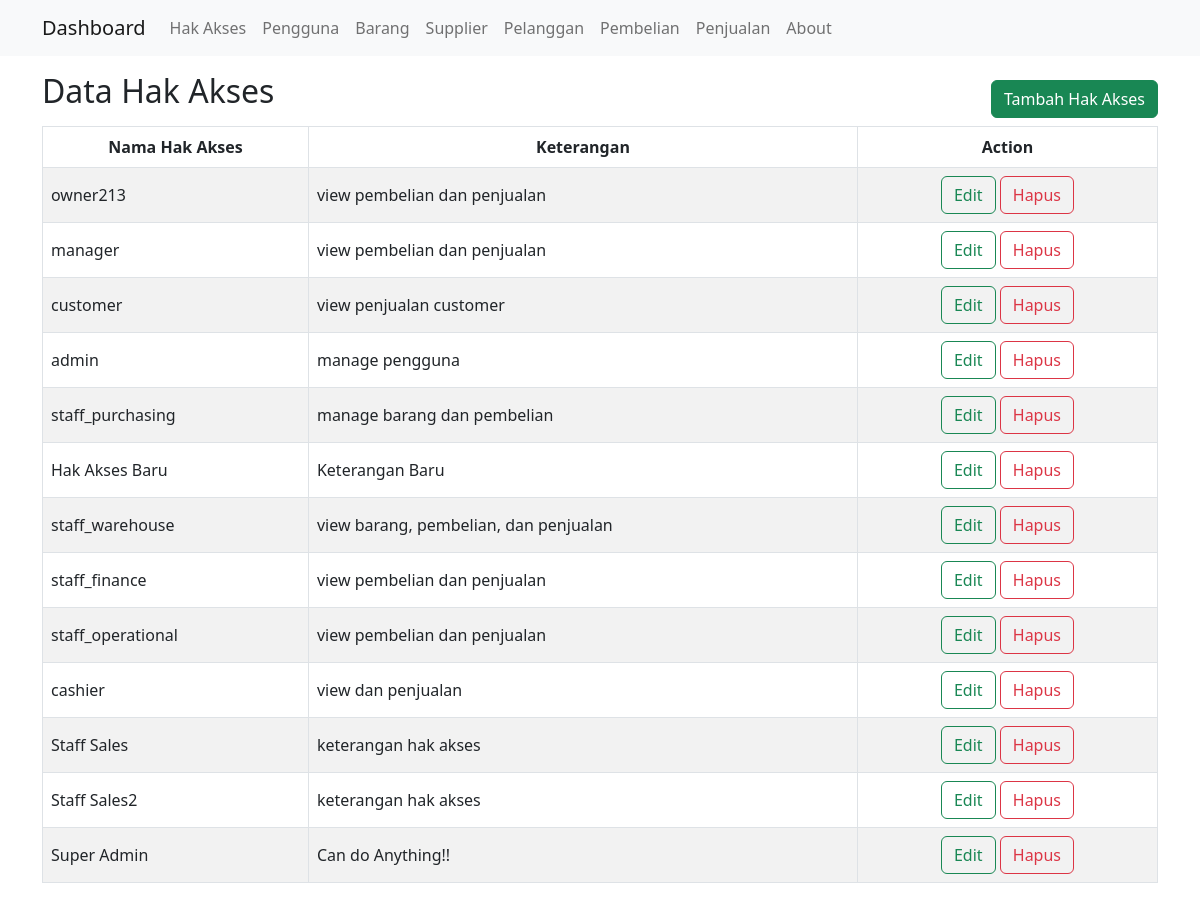
/public/hakakses, run on the app's committed database.
### tables this page shows
CREATE TABLE `hak_akses` (
  `id_akses` int(11) NOT NULL,
  `nama_akses` varchar(100) DEFAULT NULL,
  `keterangan` varchar(255) DEFAULT NULL
);

### app/core/Controller.php (called while the page is built, shortened)
<?php
class Controller{
    public function view($view, $data = [])
    {
        require_once '../app/views/' . $view . '.php';
    }
    public function model($model)
    {
        return new $model;
    }
}

### app/controllers/HakAkses.php (called while the page is built, shortened)
<?php
    class HakAkses extends Controller {
    public function index(){
        $data['title'] = 'Data Hak Akses';
        $data['hakakses'] = $this->model('HakAksesModel')->getAllHakAkses();
        $this->view('hakakses/index', $data);
    }
}

### app/core/App.php (called while the page is built, shortened)
<?php
class App{
 protected $method = 'index';
 protected $params = [];
 public function __construct(){
    $this->controller = new $this->controller;
    call_user_func_array([$this->controller, $this->method], $this->params);
  }
}

### public/index.php (called while the page is built, shortened)
<?php
$app = new App;

### app/core/Database.php (called while the page is built, shortened)
<?php
  class Database{
    private $host = DB_HOST;
    private $user = DB_USER;
    private $pass = DB_PASS;
    private $dbnm = DB_NAME;
    private $dbh;
    private $stmt;
    public function __construct()
    {
      $dsn = 'mysql:host='. $this->host .';dbname='. $this->dbnm;
      $option = [
        PDO::ATTR_PERSISTENT => true,
        PDO::ATTR_ERRMODE => PDO::ERRMODE_EXCEPTION
      ];
      try{
        $this->dbh = new PDO($dsn,$this->user,$this->pass, $option);
      }catch(PDOException $e){
        die($e->getMessage());
      }
    }
    public function query($query)
    {
      $this->stmt = $this->dbh->prepare($query);
    }
    public function execute()
    {
      $this->stmt->execute();
    }
    public function resultSet()
    {
      $this->execute();
      return $this->stmt->fetchAll(PDO::FETCH_ASSOC);
    }
  }

### app/models/HakAksesModel.php (called while the page is built, shortened)
<?php
   class HakAksesModel {
      private $table = 'hak_akses';
      private $db;
      public function __construct()
      {
         $this->db = new Database;
      }
      public function getAllHakAkses()
      {
         $this->db->query('SELECT * FROM  ' . $this->table);
         return $this->db->resultSet();
      }
   }

### app/views/hakakses/index.php (the view)
<div class="container mt-3">
    <div class="row">
        <div class="col-12">
            <div class="row">
                <div class="col-6">
                    <h2>Data Hak Akses</h2>
                </div>
                <div class="col-6 text-end mb-2">
                    <a href="<?= BASEURL; ?>/hakakses/create" class="btn btn-success mt-2">Tambah Hak Akses</a>
                </div>
            </div>
                <ul class="list-group">
                    <table class="table table-bordered table-striped align-middle">
                        <thead>
                            <tr>
                                <th scope="col" class="text-center">Nama Hak Akses</th>
                                <th scope="col" class="text-center">Keterangan</th>
                                <th scope="col" class="text-center" width="300px">Action</th>
                            </tr>
                        </thead>
                        <tbody>
                            <?php foreach ($data['hakakses'] as $hakakses) :?>
                                <tr>
                                    <td> <?= $hakakses['nama_akses'];?> </td>
                                    <td> <?= $hakakses['keterangan'];?> </td>
                                    <td>
                                        <div class="text-center">
                                            <a href="<?= BASEURL; ?>/hakakses/edit/<?= $hakakses['id_akses'] ?>" class="btn btn-outline-success">Edit</a>
                                            <a href="<?= BASEURL; ?>/hakakses/delete/<?= $hakakses['id_akses'] ?>" class="btn btn-outline-danger">Hapus</a>
                                        </div>
                                    </td>
                                </tr>
                            <?php endforeach; ?>
                        </tbody>
                    </table>
                </ul>
        </div>
    </div>
</div>

### data on the page
hak_akses: nama_akses "owner213", keterangan "view pembelian dan penjualan"
hak_akses: nama_akses "manager", keterangan "view pembelian dan penjualan"
hak_akses: nama_akses "customer", keterangan "view penjualan customer"
hak_akses: nama_akses "admin", keterangan "manage pengguna"
hak_akses: nama_akses "staff_purchasing", keterangan "manage barang dan pembelian"
hak_akses: nama_akses "Hak Akses Baru", keterangan "Keterangan Baru"
hak_akses: nama_akses "staff_warehouse", keterangan "view barang, pembelian, dan penjualan"
hak_akses: nama_akses "staff_finance", keterangan "view pembelian dan penjualan"
hak_akses: nama_akses "staff_operational", keterangan "view pembelian dan penjualan"
hak_akses: nama_akses "cashier", keterangan "view dan penjualan"
hak_akses: nama_akses "Staff Sales", keterangan "keterangan hak akses"
hak_akses: nama_akses "Staff Sales2", keterangan "keterangan hak akses"
hak_akses: nama_akses "Super Admin", keterangan "Can do Anything!!"
